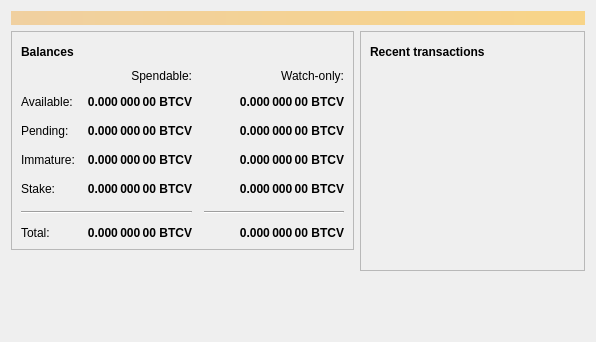
<?xml version="1.0" encoding="UTF-8"?>
<ui version="4.0">
 <class>OverviewPage</class>
 <widget class="QWidget" name="OverviewPage">
  <property name="geometry">
   <rect>
    <x>0</x>
    <y>0</y>
    <width>596</width>
    <height>342</height>
   </rect>
  </property>
  <property name="windowTitle">
   <string>Form</string>
  </property>
  <layout class="QVBoxLayout" name="topLayout">
   <item>
    <widget class="QLabel" name="labelAlerts">
     <property name="visible">
      <bool>false</bool>
     </property>
     <property name="styleSheet">
      <string notr="true">QLabel { background-color: qlineargradient(x1: 0, y1: 0, x2: 1, y2: 0, stop:0 #F0D0A0, stop:1 #F8D488); color:#000000; }</string>
     </property>
     <property name="wordWrap">
      <bool>true</bool>
     </property>
     <property name="margin">
      <number>3</number>
     </property>
     <property name="textInteractionFlags">
      <set>Qt::TextSelectableByMouse</set>
     </property>
    </widget>
   </item>
   <item>
    <layout class="QHBoxLayout" name="horizontalLayout" stretch="1,1">
     <item>
      <layout class="QVBoxLayout" name="verticalLayout_2">
       <item>
        <widget class="QFrame" name="frame">
         <property name="frameShape">
          <enum>QFrame::StyledPanel</enum>
         </property>
         <property name="frameShadow">
          <enum>QFrame::Raised</enum>
         </property>
         <layout class="QVBoxLayout" name="verticalLayout_4">
          <item>
           <layout class="QHBoxLayout" name="horizontalLayout_4">
            <item>
             <widget class="QLabel" name="label_5">
              <property name="font">
               <font>
                <weight>75</weight>
                <bold>true</bold>
               </font>
              </property>
              <property name="text">
               <string>Balances</string>
              </property>
             </widget>
            </item>
            <item>
             <widget class="QPushButton" name="labelWalletStatus">
              <property name="enabled">
               <bool>true</bool>
              </property>
              <property name="maximumSize">
               <size>
                <width>30</width>
                <height>16777215</height>
               </size>
              </property>
              <property name="toolTip">
               <string>The displayed information may be out of date. Your wallet automatically synchronizes with the Bitcoin network after a connection is established, but this process has not completed yet.</string>
              </property>
              <property name="text">
               <string/>
              </property>
              <property name="icon">
               <iconset resource="../bitcoin.qrc">
                <normaloff>:/icons/warning</normaloff>
                <disabledoff>:/icons/warning</disabledoff>:/icons/warning</iconset>
              </property>
              <property name="iconSize">
               <size>
                <width>24</width>
                <height>24</height>
               </size>
              </property>
              <property name="flat">
               <bool>true</bool>
              </property>
             </widget>
            </item>
            <item>
             <spacer name="horizontalSpacer_3">
              <property name="orientation">
               <enum>Qt::Horizontal</enum>
              </property>
              <property name="sizeHint" stdset="0">
               <size>
                <width>40</width>
                <height>20</height>
               </size>
              </property>
             </spacer>
            </item>
           </layout>
          </item>
          <item>
           <layout class="QGridLayout" name="gridLayout">
            <property name="spacing">
             <number>12</number>
            </property>
            <item row="2" column="2">
             <widget class="QLabel" name="labelWatchPending">
              <property name="font">
               <font>
                <weight>75</weight>
                <bold>true</bold>
               </font>
              </property>
              <property name="cursor">
               <cursorShape>IBeamCursor</cursorShape>
              </property>
              <property name="toolTip">
               <string>Unconfirmed transactions to watch-only addresses</string>
              </property>
              <property name="text">
               <string notr="true">0.000 000 00 BTCV</string>
              </property>
              <property name="alignment">
               <set>Qt::AlignRight|Qt::AlignTrailing|Qt::AlignVCenter</set>
              </property>
              <property name="textInteractionFlags">
               <set>Qt::LinksAccessibleByMouse|Qt::TextSelectableByKeyboard|Qt::TextSelectableByMouse</set>
              </property>
             </widget>
            </item>
            <item row="2" column="1">
             <widget class="QLabel" name="labelUnconfirmed">
              <property name="font">
               <font>
                <weight>75</weight>
                <bold>true</bold>
               </font>
              </property>
              <property name="cursor">
               <cursorShape>IBeamCursor</cursorShape>
              </property>
              <property name="toolTip">
               <string>Total of transactions that have yet to be confirmed, and do not yet count toward the spendable balance</string>
              </property>
              <property name="text">
               <string notr="true">0.000 000 00 BTCV</string>
              </property>
              <property name="alignment">
               <set>Qt::AlignRight|Qt::AlignTrailing|Qt::AlignVCenter</set>
              </property>
              <property name="textInteractionFlags">
               <set>Qt::LinksAccessibleByMouse|Qt::TextSelectableByKeyboard|Qt::TextSelectableByMouse</set>
              </property>
             </widget>
            </item>
            <item row="3" column="2">
             <widget class="QLabel" name="labelWatchImmature">
              <property name="font">
               <font>
                <weight>75</weight>
                <bold>true</bold>
               </font>
              </property>
              <property name="cursor">
               <cursorShape>IBeamCursor</cursorShape>
              </property>
              <property name="toolTip">
               <string>Mined balance in watch-only addresses that has not yet matured</string>
              </property>
              <property name="text">
               <string notr="true">0.000 000 00 BTCV</string>
              </property>
              <property name="alignment">
               <set>Qt::AlignRight|Qt::AlignTrailing|Qt::AlignVCenter</set>
              </property>
              <property name="textInteractionFlags">
               <set>Qt::LinksAccessibleByMouse|Qt::TextSelectableByKeyboard|Qt::TextSelectableByMouse</set>
              </property>
             </widget>
            </item>
            <item row="5" column="0" colspan="2">
             <widget class="Line" name="line">
              <property name="orientation">
               <enum>Qt::Horizontal</enum>
              </property>
             </widget>
            </item>
            <item row="5" column="2">
             <widget class="Line" name="lineWatchBalance">
              <property name="sizePolicy">
               <sizepolicy hsizetype="Preferred" vsizetype="Fixed">
                <horstretch>0</horstretch>
                <verstretch>0</verstretch>
               </sizepolicy>
              </property>
              <property name="minimumSize">
               <size>
                <width>140</width>
                <height>0</height>
               </size>
              </property>
              <property name="orientation">
               <enum>Qt::Horizontal</enum>
              </property>
             </widget>
            </item>
            <item row="6" column="0">
             <widget class="QLabel" name="labelTotalText">
              <property name="text">
               <string>Total:</string>
              </property>
             </widget>
            </item>
            <item row="3" column="1">
             <widget class="QLabel" name="labelImmature">
              <property name="font">
               <font>
                <weight>75</weight>
                <bold>true</bold>
               </font>
              </property>
              <property name="cursor">
               <cursorShape>IBeamCursor</cursorShape>
              </property>
              <property name="toolTip">
               <string>Mined balance that has not yet matured</string>
              </property>
              <property name="text">
               <string notr="true">0.000 000 00 BTCV</string>
              </property>
              <property name="alignment">
               <set>Qt::AlignRight|Qt::AlignTrailing|Qt::AlignVCenter</set>
              </property>
              <property name="textInteractionFlags">
               <set>Qt::LinksAccessibleByMouse|Qt::TextSelectableByKeyboard|Qt::TextSelectableByMouse</set>
              </property>
             </widget>
            </item>
            <item row="2" column="3">
             <spacer name="horizontalSpacer_2">
              <property name="orientation">
               <enum>Qt::Horizontal</enum>
              </property>
              <property name="sizeHint" stdset="0">
               <size>
                <width>40</width>
                <height>20</height>
               </size>
              </property>
             </spacer>
            </item>
            <item row="3" column="0">
             <widget class="QLabel" name="labelImmatureText">
              <property name="text">
               <string>Immature:</string>
              </property>
             </widget>
            </item>
            <item row="4" column="1">
             <widget class="QLabel" name="labelStake">
              <property name="font">
               <font>
                <weight>75</weight>
                <bold>true</bold>
               </font>
              </property>
              <property name="cursor">
               <cursorShape>IBeamCursor</cursorShape>
              </property>
              <property name="toolTip">
               <string>Stake</string>
              </property>
              <property name="text">
               <string notr="true">0.000 000 00 BTCV</string>
              </property>
              <property name="alignment">
               <set>Qt::AlignRight|Qt::AlignTrailing|Qt::AlignVCenter</set>
              </property>
              <property name="textInteractionFlags">
               <set>Qt::LinksAccessibleByMouse|Qt::TextSelectableByKeyboard|Qt::TextSelectableByMouse</set>
              </property>
             </widget>
            </item>
            <item row="4" column="3">
             <spacer name="horizontalSpacer_4">
              <property name="orientation">
               <enum>Qt::Horizontal</enum>
              </property>
              <property name="sizeHint" stdset="0">
               <size>
                <width>40</width>
                <height>20</height>
               </size>
              </property>
             </spacer>
            </item>
            <item row="4" column="0">
             <widget class="QLabel" name="labelStakeText">
              <property name="text">
                <string>Stake:</string>
              </property>
             </widget>
            </item>
            <item row="4" column="2">
             <widget class="QLabel" name="labelWatchStake">
              <property name="font">
               <font>
                <weight>75</weight>
                <bold>true</bold>
               </font>
              </property>
              <property name="cursor">
               <cursorShape>IBeamCursor</cursorShape>
              </property>
              <property name="toolTip">
               <string>Watch Stake</string>
              </property>
              <property name="text">
               <string notr="true">0.000 000 00 BTCV</string>
              </property>
              <property name="alignment">
               <set>Qt::AlignRight|Qt::AlignTrailing|Qt::AlignVCenter</set>
              </property>
              <property name="textInteractionFlags">
               <set>Qt::LinksAccessibleByMouse|Qt::TextSelectableByKeyboard|Qt::TextSelectableByMouse</set>
              </property>
             </widget>
            </item>
            <item row="6" column="1">
             <widget class="QLabel" name="labelTotal">
              <property name="font">
               <font>
                <weight>75</weight>
                <bold>true</bold>
               </font>
              </property>
              <property name="cursor">
               <cursorShape>IBeamCursor</cursorShape>
              </property>
              <property name="toolTip">
               <string>Your current total balance</string>
              </property>
              <property name="text">
               <string notr="true">0.000 000 00 BTCV</string>
              </property>
              <property name="alignment">
               <set>Qt::AlignRight|Qt::AlignTrailing|Qt::AlignVCenter</set>
              </property>
              <property name="textInteractionFlags">
               <set>Qt::LinksAccessibleByMouse|Qt::TextSelectableByKeyboard|Qt::TextSelectableByMouse</set>
              </property>
             </widget>
            </item>
            <item row="6" column="2">
             <widget class="QLabel" name="labelWatchTotal">
              <property name="font">
               <font>
                <weight>75</weight>
                <bold>true</bold>
               </font>
              </property>
              <property name="cursor">
               <cursorShape>IBeamCursor</cursorShape>
              </property>
              <property name="toolTip">
               <string>Current total balance in watch-only addresses</string>
              </property>
              <property name="text">
               <string notr="true">0.000 000 00 BTCV</string>
              </property>
              <property name="alignment">
               <set>Qt::AlignRight|Qt::AlignTrailing|Qt::AlignVCenter</set>
              </property>
              <property name="textInteractionFlags">
               <set>Qt::LinksAccessibleByMouse|Qt::TextSelectableByKeyboard|Qt::TextSelectableByMouse</set>
              </property>
             </widget>
            </item>
            <item row="0" column="2">
             <widget class="QLabel" name="labelWatchonly">
              <property name="text">
               <string>Watch-only:</string>
              </property>
              <property name="alignment">
               <set>Qt::AlignRight|Qt::AlignTrailing|Qt::AlignVCenter</set>
              </property>
             </widget>
            </item>
            <item row="1" column="0">
             <widget class="QLabel" name="labelBalanceText">
              <property name="text">
               <string>Available:</string>
              </property>
             </widget>
            </item>
            <item row="1" column="1">
             <widget class="QLabel" name="labelBalance">
              <property name="font">
               <font>
                <weight>75</weight>
                <bold>true</bold>
               </font>
              </property>
              <property name="cursor">
               <cursorShape>IBeamCursor</cursorShape>
              </property>
              <property name="toolTip">
               <string>Your current spendable balance</string>
              </property>
              <property name="text">
               <string notr="true">0.000 000 00 BTCV</string>
              </property>
              <property name="alignment">
               <set>Qt::AlignRight|Qt::AlignTrailing|Qt::AlignVCenter</set>
              </property>
              <property name="textInteractionFlags">
               <set>Qt::LinksAccessibleByMouse|Qt::TextSelectableByKeyboard|Qt::TextSelectableByMouse</set>
              </property>
             </widget>
            </item>
            <item row="1" column="2">
             <widget class="QLabel" name="labelWatchAvailable">
              <property name="font">
               <font>
                <weight>75</weight>
                <bold>true</bold>
               </font>
              </property>
              <property name="cursor">
               <cursorShape>IBeamCursor</cursorShape>
              </property>
              <property name="toolTip">
               <string>Your current balance in watch-only addresses</string>
              </property>
              <property name="text">
               <string notr="true">0.000 000 00 BTCV</string>
              </property>
              <property name="alignment">
               <set>Qt::AlignRight|Qt::AlignTrailing|Qt::AlignVCenter</set>
              </property>
              <property name="textInteractionFlags">
               <set>Qt::LinksAccessibleByMouse|Qt::TextSelectableByKeyboard|Qt::TextSelectableByMouse</set>
              </property>
             </widget>
            </item>
            <item row="2" column="0">
             <widget class="QLabel" name="labelPendingText">
              <property name="text">
               <string>Pending:</string>
              </property>
             </widget>
            </item>
            <item row="0" column="1">
             <widget class="QLabel" name="labelSpendable">
              <property name="text">
               <string>Spendable:</string>
              </property>
              <property name="alignment">
               <set>Qt::AlignRight|Qt::AlignTrailing|Qt::AlignVCenter</set>
              </property>
             </widget>
            </item>
           </layout>
          </item>
         </layout>
        </widget>
       </item>
       <item>
        <spacer name="verticalSpacer">
         <property name="orientation">
          <enum>Qt::Vertical</enum>
         </property>
         <property name="sizeHint" stdset="0">
          <size>
           <width>20</width>
           <height>40</height>
          </size>
         </property>
        </spacer>
       </item>
      </layout>
     </item>
     <item>
      <layout class="QVBoxLayout" name="verticalLayout_3">
       <item>
        <widget class="QFrame" name="frame_2">
         <property name="frameShape">
          <enum>QFrame::StyledPanel</enum>
         </property>
         <property name="frameShadow">
          <enum>QFrame::Raised</enum>
         </property>
         <layout class="QVBoxLayout" name="verticalLayout">
          <item>
           <layout class="QHBoxLayout" name="horizontalLayout_2">
            <item>
             <widget class="QLabel" name="label_4">
              <property name="font">
               <font>
                <weight>75</weight>
                <bold>true</bold>
               </font>
              </property>
              <property name="text">
               <string>Recent transactions</string>
              </property>
             </widget>
            </item>
            <item>
             <widget class="QPushButton" name="labelTransactionsStatus">
              <property name="enabled">
               <bool>true</bool>
              </property>
              <property name="maximumSize">
               <size>
                <width>30</width>
                <height>16777215</height>
               </size>
              </property>
              <property name="toolTip">
               <string>The displayed information may be out of date. Your wallet automatically synchronizes with the Bitcoin network after a connection is established, but this process has not completed yet.</string>
              </property>
              <property name="text">
               <string/>
              </property>
              <property name="icon">
               <iconset resource="../bitcoin.qrc">
                <normaloff>:/icons/warning</normaloff>
                <disabledoff>:/icons/warning</disabledoff>:/icons/warning</iconset>
              </property>
              <property name="iconSize">
               <size>
                <width>24</width>
                <height>24</height>
               </size>
              </property>
              <property name="flat">
               <bool>true</bool>
              </property>
             </widget>
            </item>
            <item>
             <spacer name="horizontalSpacer">
              <property name="orientation">
               <enum>Qt::Horizontal</enum>
              </property>
              <property name="sizeHint" stdset="0">
               <size>
                <width>40</width>
                <height>20</height>
               </size>
              </property>
             </spacer>
            </item>
           </layout>
          </item>
          <item>
           <widget class="QListView" name="listTransactions">
            <property name="styleSheet">
             <string notr="true">QListView { background: transparent; }</string>
            </property>
            <property name="frameShape">
             <enum>QFrame::NoFrame</enum>
            </property>
            <property name="verticalScrollBarPolicy">
             <enum>Qt::ScrollBarAlwaysOff</enum>
            </property>
            <property name="horizontalScrollBarPolicy">
             <enum>Qt::ScrollBarAlwaysOff</enum>
            </property>
            <property name="selectionMode">
             <enum>QAbstractItemView::NoSelection</enum>
            </property>
           </widget>
          </item>
         </layout>
        </widget>
       </item>
       <item>
        <spacer name="verticalSpacer_2">
         <property name="orientation">
          <enum>Qt::Vertical</enum>
         </property>
         <property name="sizeHint" stdset="0">
          <size>
           <width>20</width>
           <height>40</height>
          </size>
         </property>
        </spacer>
       </item>
      </layout>
     </item>
    </layout>
   </item>
  </layout>
 </widget>
 <resources/>
 <connections/>
</ui>
